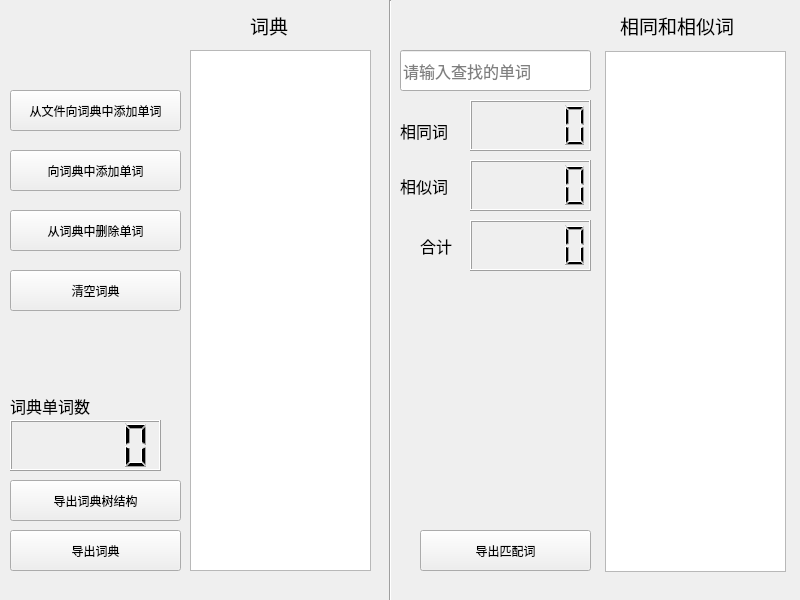
<?xml version="1.0" encoding="UTF-8"?>
<ui version="4.0">
 <class>Widget</class>
 <widget class="QWidget" name="Widget">
  <property name="geometry">
   <rect>
    <x>0</x>
    <y>0</y>
    <width>800</width>
    <height>600</height>
   </rect>
  </property>
  <property name="windowTitle">
   <string>单词拼写检查</string>
  </property>
  <widget class="QPushButton" name="pushButton_ChooseDicFile">
   <property name="geometry">
    <rect>
     <x>10</x>
     <y>90</y>
     <width>171</width>
     <height>41</height>
    </rect>
   </property>
   <property name="cursor">
    <cursorShape>PointingHandCursor</cursorShape>
   </property>
   <property name="text">
    <string>从文件向词典中添加单词</string>
   </property>
  </widget>
  <widget class="QPushButton" name="pushButton_AddDic">
   <property name="geometry">
    <rect>
     <x>10</x>
     <y>150</y>
     <width>171</width>
     <height>41</height>
    </rect>
   </property>
   <property name="cursor">
    <cursorShape>PointingHandCursor</cursorShape>
   </property>
   <property name="text">
    <string>向词典中添加单词</string>
   </property>
  </widget>
  <widget class="QLineEdit" name="lineEdit_QueryWord">
   <property name="geometry">
    <rect>
     <x>400</x>
     <y>50</y>
     <width>191</width>
     <height>41</height>
    </rect>
   </property>
   <property name="font">
    <font>
     <family>Microsoft YaHei UI</family>
     <pointsize>12</pointsize>
    </font>
   </property>
   <property name="placeholderText">
    <string>请输入查找的单词</string>
   </property>
  </widget>
  <widget class="QLCDNumber" name="lcdNumber">
   <property name="geometry">
    <rect>
     <x>470</x>
     <y>100</y>
     <width>121</width>
     <height>51</height>
    </rect>
   </property>
  </widget>
  <widget class="QLCDNumber" name="lcdNumber_2">
   <property name="geometry">
    <rect>
     <x>470</x>
     <y>160</y>
     <width>121</width>
     <height>51</height>
    </rect>
   </property>
  </widget>
  <widget class="Line" name="line">
   <property name="geometry">
    <rect>
     <x>380</x>
     <y>0</y>
     <width>20</width>
     <height>601</height>
    </rect>
   </property>
   <property name="orientation">
    <enum>Qt::Vertical</enum>
   </property>
  </widget>
  <widget class="QPushButton" name="pushButton_EraseDic">
   <property name="geometry">
    <rect>
     <x>10</x>
     <y>210</y>
     <width>171</width>
     <height>41</height>
    </rect>
   </property>
   <property name="cursor">
    <cursorShape>PointingHandCursor</cursorShape>
   </property>
   <property name="text">
    <string>从词典中删除单词</string>
   </property>
  </widget>
  <widget class="QPushButton" name="pushButton_ClearDic">
   <property name="geometry">
    <rect>
     <x>10</x>
     <y>270</y>
     <width>171</width>
     <height>41</height>
    </rect>
   </property>
   <property name="cursor">
    <cursorShape>PointingHandCursor</cursorShape>
   </property>
   <property name="text">
    <string>清空词典</string>
   </property>
  </widget>
  <widget class="QListView" name="listView">
   <property name="geometry">
    <rect>
     <x>605</x>
     <y>51</y>
     <width>181</width>
     <height>521</height>
    </rect>
   </property>
   <property name="font">
    <font>
     <pointsize>12</pointsize>
    </font>
   </property>
   <property name="editTriggers">
    <set>QAbstractItemView::NoEditTriggers</set>
   </property>
  </widget>
  <widget class="QLabel" name="label">
   <property name="geometry">
    <rect>
     <x>400</x>
     <y>110</y>
     <width>71</width>
     <height>41</height>
    </rect>
   </property>
   <property name="font">
    <font>
     <family>AcadEref</family>
     <pointsize>12</pointsize>
    </font>
   </property>
   <property name="text">
    <string>相同词</string>
   </property>
  </widget>
  <widget class="QLabel" name="label_2">
   <property name="geometry">
    <rect>
     <x>400</x>
     <y>170</y>
     <width>71</width>
     <height>31</height>
    </rect>
   </property>
   <property name="font">
    <font>
     <family>AcadEref</family>
     <pointsize>12</pointsize>
    </font>
   </property>
   <property name="text">
    <string>相似词</string>
   </property>
  </widget>
  <widget class="QLCDNumber" name="lcdNumber_3">
   <property name="geometry">
    <rect>
     <x>470</x>
     <y>220</y>
     <width>121</width>
     <height>51</height>
    </rect>
   </property>
  </widget>
  <widget class="QLabel" name="label_3">
   <property name="geometry">
    <rect>
     <x>420</x>
     <y>230</y>
     <width>41</width>
     <height>31</height>
    </rect>
   </property>
   <property name="font">
    <font>
     <family>AcadEref</family>
     <pointsize>12</pointsize>
    </font>
   </property>
   <property name="text">
    <string>合计</string>
   </property>
  </widget>
  <widget class="QListView" name="listView_2">
   <property name="geometry">
    <rect>
     <x>190</x>
     <y>50</y>
     <width>181</width>
     <height>521</height>
    </rect>
   </property>
   <property name="font">
    <font>
     <pointsize>12</pointsize>
    </font>
   </property>
   <property name="editTriggers">
    <set>QAbstractItemView::NoEditTriggers</set>
   </property>
  </widget>
  <widget class="QLabel" name="label_4">
   <property name="geometry">
    <rect>
     <x>250</x>
     <y>10</y>
     <width>51</width>
     <height>31</height>
    </rect>
   </property>
   <property name="font">
    <font>
     <family>AcadEref</family>
     <pointsize>14</pointsize>
    </font>
   </property>
   <property name="text">
    <string>词典</string>
   </property>
  </widget>
  <widget class="QLabel" name="label_5">
   <property name="geometry">
    <rect>
     <x>620</x>
     <y>10</y>
     <width>151</width>
     <height>31</height>
    </rect>
   </property>
   <property name="font">
    <font>
     <family>AcadEref</family>
     <pointsize>14</pointsize>
    </font>
   </property>
   <property name="text">
    <string>相同和相似词</string>
   </property>
  </widget>
  <widget class="QPushButton" name="pushButton_DicOut">
   <property name="geometry">
    <rect>
     <x>10</x>
     <y>530</y>
     <width>171</width>
     <height>41</height>
    </rect>
   </property>
   <property name="cursor">
    <cursorShape>PointingHandCursor</cursorShape>
   </property>
   <property name="text">
    <string>导出词典</string>
   </property>
  </widget>
  <widget class="QPushButton" name="pushButton_WordOut">
   <property name="geometry">
    <rect>
     <x>420</x>
     <y>530</y>
     <width>171</width>
     <height>41</height>
    </rect>
   </property>
   <property name="cursor">
    <cursorShape>PointingHandCursor</cursorShape>
   </property>
   <property name="text">
    <string>导出匹配词</string>
   </property>
  </widget>
  <widget class="QPushButton" name="pushButton_BKTreeOut">
   <property name="geometry">
    <rect>
     <x>10</x>
     <y>480</y>
     <width>171</width>
     <height>41</height>
    </rect>
   </property>
   <property name="cursor">
    <cursorShape>PointingHandCursor</cursorShape>
   </property>
   <property name="text">
    <string>导出词典树结构</string>
   </property>
  </widget>
  <widget class="QLCDNumber" name="lcdNumber_4">
   <property name="geometry">
    <rect>
     <x>10</x>
     <y>420</y>
     <width>151</width>
     <height>51</height>
    </rect>
   </property>
  </widget>
  <widget class="QLabel" name="label_6">
   <property name="geometry">
    <rect>
     <x>10</x>
     <y>390</y>
     <width>111</width>
     <height>31</height>
    </rect>
   </property>
   <property name="font">
    <font>
     <family>AcadEref</family>
     <pointsize>12</pointsize>
    </font>
   </property>
   <property name="text">
    <string>词典单词数</string>
   </property>
  </widget>
 </widget>
 <resources/>
 <connections/>
</ui>
